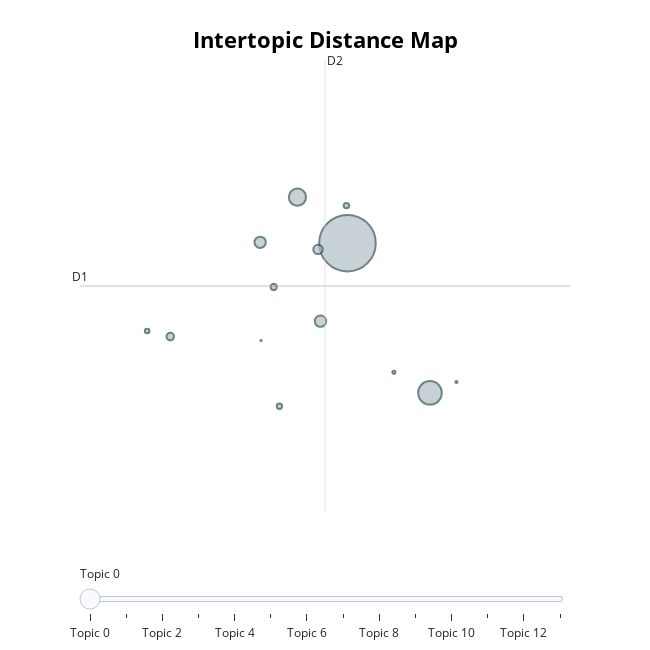
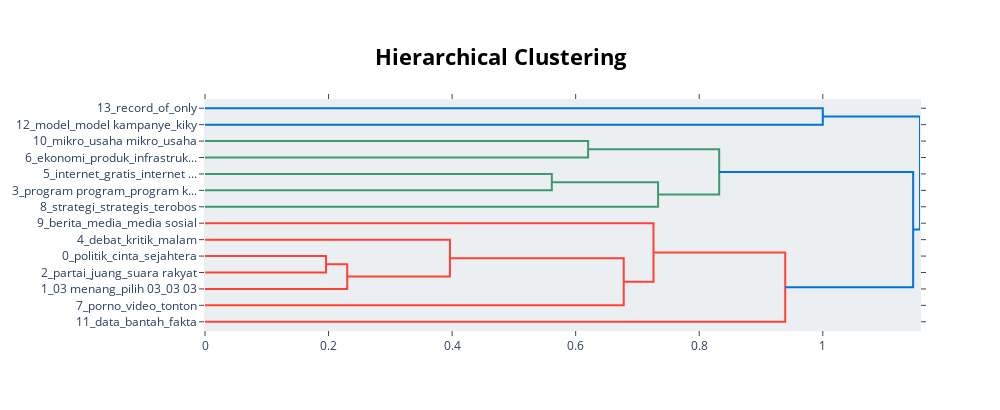
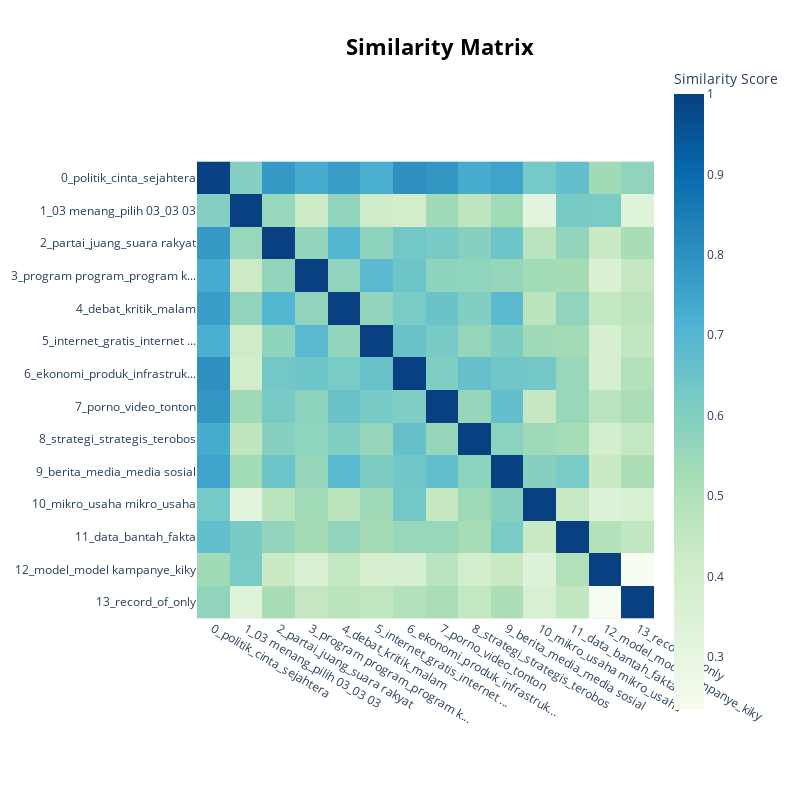

The notebook cell these images were saved under, in order:
### Code cell
# Get the improved topic information
topic_info = topic_model.get_topic_info()
print("\nImproved Topic Information:")
print(topic_info.head(10))

# Print topics with their new labels
print("\nCampaign Themes for Ganjar-Mahfud:")
for index, row in topic_info.iterrows():
    if row["Topic"] != -1:  # Skip outlier topic
        topic_id = row["Topic"]
        words = [word[0] for word in topic_model.get_topic(topic_id)[:8]]
        print(f"Theme: {row['Name']}")
        print(f"Keywords: {', '.join(words)}")
        print(f"Document count: {row['Count']}")
        print("-" * 50)

# Create a topic distribution visualization
plt.figure(figsize=(12, 6))
topic_counts = topic_info[topic_info["Topic"] != -1]["Count"]
topic_names = [label for topic, label in topic_labels.items() if topic != -1][:len(topic_counts)]

# Plot with better color scheme
bars = plt.bar(topic_names, topic_counts, color=plt.cm.viridis(np.linspace(0, 1, len(topic_counts))))

# Add count labels on top of bars
for bar in bars:
    height = bar.get_height()
    plt.text(bar.get_x() + bar.get_width()/2., height + 0.5,
            f'{int(height)}', ha='center', va='bottom', fontweight='bold')

plt.xticks(rotation=45, ha="right")
plt.title("Distribution of Campaign Themes in Ganjar-Mahfud Tweets", fontsize=14, fontweight='bold')
plt.xlabel("Campaign Themes", fontsize=12)
plt.ylabel("Number of Tweets", fontsize=12)
plt.tight_layout()
plt.grid(axis='y', linestyle='--', alpha=0.7)
plt.show()

# Display interactive visualizations
intertopic_map = topic_model.visualize_topics()
display(intertopic_map)

# Create hierarchical clustering visualization
hierarchy = topic_model.visualize_hierarchy()
display(hierarchy)

# Create heatmap of topic similarities
heatmap = topic_model.visualize_heatmap()
display(heatmap)

# Create word clouds for top 3 topics
plt.figure(figsize=(15, 10))
for i, topic_id in enumerate(topic_info[topic_info['Topic'] != -1]['Topic'][:3]):
    plt.subplot(1, 3, i+1)
    
    # Get topic words and weights
    words = dict(topic_model.get_topic(topic_id)[:15])
    
    # Create and display wordcloud
    wordcloud = WordCloud(width=400, height=400, background_color='white', 
                          colormap='viridis', max_words=50).generate_from_frequencies(words)
    
    plt.imshow(wordcloud, interpolation='bilinear')
    plt.title(f"Topic: {topic_labels[topic_id]}", fontsize=12)
    plt.axis('off')

plt.tight_layout()
plt.show()

### Figure 1 — Plotly figure (JSON) as saved in the notebook; plotly's stock layout.template omitted (floating-point values rounded to 4 significant figures)
{"data": [{"customdata": [[0, "politik | cinta | sejahtera | wakil presiden | harap", 18250], [1, "03 menang | pilih 03 | 03 03 | menang 03 | kubu 03", 3159], [2, "partai | juang | suara rakyat | dengar suara | surat suara", 1685], [3, "program program | program kerja | program unggul | lanjut program | realisasi", 741], [4, "debat | kritik | malam | calon wakil presiden | calon wakil", 728], [5, "internet | gratis | internet gratis | digital | akses", 498], [6, "ekonomi | produk | infrastruktur | lokal | tumbuh ekonomi", 322], [7, "porno | video | tonton | viral | film", 224], [8, "strategi | strategis | terobos | proyek | posisi", 171], [9, "berita | media | media sosial | sosial | propaganda", 160], [10, "mikro | usaha mikro | usaha | dukung usaha | laku usaha", 121], [11, "data | bantah | fakta | valid | rahasia", 53], [12, "model | model kampanye | kiky | muka | kayak bikin", 26], [13, "record | of | only | of the | tidur", 11]], "hovertemplate": "<b>Topic %{customdata[0]}</b><br>%{customdata[1]}<br>Size: %{customdata[2]}", "legendgroup": "", "marker": {"color": "#B0BEC5", "line": {"color": "DarkSlateGrey", "width": 2}, "size": [18250, 3159, 1685, 741, 728, 498, 322, 224, 171, 160, 121, 53, 26, 11], "sizemode": "area", "sizeref": 11.41, "symbol": "circle"}, "mode": "markers", "name": "", "orientation": "v", "showlegend": false, "type": "scatter", "x": [9.348, 10.54, 8.626, 8.958, 8.088, 8.923, 6.791, 8.283, 9.333, 8.366, 6.458, 10.02, 10.92, 8.101], "xaxis": "x", "y": [10.15, 8.397, 10.68, 9.234, 10.16, 10.07, 9.054, 9.634, 10.58, 8.24, 9.119, 8.636, 8.523, 9.007], "yaxis": "y"}], "layout": {"annotations": [{"showarrow": false, "text": "D1", "x": 5.489, "y": 9.645, "yshift": 10}, {"showarrow": false, "text": "D2", "x": 9.024, "xshift": 10, "y": 12.29}], "height": 650, "hoverlabel": {"bgcolor": "white", "font": {"family": "Rockwell", "size": 16}}, "legend": {"itemsizing": "constant", "tracegroupgap": 0}, "margin": {"t": 60}, "shapes": [{"line": {"color": "#CFD8DC", "width": 2}, "type": "line", "x0": 9.024, "x1": 9.024, "y0": 7.004, "y1": 12.29}, {"line": {"color": "#9E9E9E", "width": 2}, "type": "line", "x0": 5.489, "x1": 12.56, "y0": 9.645, "y1": 9.645}], "sliders": [{"active": 0, "pad": {"t": 50}, "steps": [{"args": [{"marker.color": [["red", "#B0BEC5", "#B0BEC5", "#B0BEC5", "#B0BEC5", "#B0BEC5", "#B0BEC5", "#B0BEC5", "#B0BEC5", "#B0BEC5", "#B0BEC5", "#B0BEC5", "#B0BEC5", "#B0BEC5"]]}], "label": "Topic 0", "method": "update"}, {"args": [{"marker.color": [["#B0BEC5", "red", "#B0BEC5", "#B0BEC5", "#B0BEC5", "#B0BEC5", "#B0BEC5", "#B0BEC5", "#B0BEC5", "#B0BEC5", "#B0BEC5", "#B0BEC5", "#B0BEC5", "#B0BEC5"]]}], "label": "Topic 1", "method": "update"}, {"args": [{"marker.color": [["#B0BEC5", "#B0BEC5", "red", "#B0BEC5", "#B0BEC5", "#B0BEC5", "#B0BEC5", "#B0BEC5", "#B0BEC5", "#B0BEC5", "#B0BEC5", "#B0BEC5", "#B0BEC5", "#B0BEC5"]]}], "label": "Topic 2", "method": "update"}, {"args": [{"marker.color": [["#B0BEC5", "#B0BEC5", "#B0BEC5", "red", "#B0BEC5", "#B0BEC5", "#B0BEC5", "#B0BEC5", "#B0BEC5", "#B0BEC5", "#B0BEC5", "#B0BEC5", "#B0BEC5", "#B0BEC5"]]}], "label": "Topic 3", "method": "update"}, {"args": [{"marker.color": [["#B0BEC5", "#B0BEC5", "#B0BEC5", "#B0BEC5", "red", "#B0BEC5", "#B0BEC5", "#B0BEC5", "#B0BEC5", "#B0BEC5", "#B0BEC5", "#B0BEC5", "#B0BEC5", "#B0BEC5"]]}], "label": "Topic 4", "method": "update"}, {"args": [{"marker.color": [["#B0BEC5", "#B0BEC5", "#B0BEC5", "#B0BEC5", "#B0BEC5", "red", "#B0BEC5", "#B0BEC5", "#B0BEC5", "#B0BEC5", "#B0BEC5", "#B0BEC5", "#B0BEC5", "#B0BEC5"]]}], "label": "Topic 5", "method": "update"}, {"args": [{"marker.color": [["#B0BEC5", "#B0BEC5", "#B0BEC5", "#B0BEC5", "#B0BEC5", "#B0BEC5", "red", "#B0BEC5", "#B0BEC5", "#B0BEC5", "#B0BEC5", "#B0BEC5", "#B0BEC5", "#B0BEC5"]]}], "label": "Topic 6", "method": "update"}, {"args": [{"marker.color": [["#B0BEC5", "#B0BEC5", "#B0BEC5", "#B0BEC5", "#B0BEC5", "#B0BEC5", "#B0BEC5", "red", "#B0BEC5", "#B0BEC5", "#B0BEC5", "#B0BEC5", "#B0BEC5", "#B0BEC5"]]}], "label": "Topic 7", "method": "update"}, {"args": [{"marker.color": [["#B0BEC5", "#B0BEC5", "#B0BEC5", "#B0BEC5", "#B0BEC5", "#B0BEC5", "#B0BEC5", "#B0BEC5", "red", "#B0BEC5", "#B0BEC5", "#B0BEC5", "#B0BEC5", "#B0BEC5"]]}], "label": "Topic 8", "method": "update"}, {"args": [{"marker.color": [["#B0BEC5", "#B0BEC5", "#B0BEC5", "#B0BEC5", "#B0BEC5", "#B0BEC5", "#B0BEC5", "#B0BEC5", "#B0BEC5", "red", "#B0BEC5", "#B0BEC5", "#B0BEC5", "#B0BEC5"]]}], "label": "Topic 9", "method": "update"}, {"args": [{"marker.color": [["#B0BEC5", "#B0BEC5", "#B0BEC5", "#B0BEC5", "#B0BEC5", "#B0BEC5", "#B0BEC5", "#B0BEC5", "#B0BEC5", "#B0BEC5", "red", "#B0BEC5", "#B0BEC5", "#B0BEC5"]]}], "label": "Topic 10", "method": "update"}, {"args": [{"marker.color": [["#B0BEC5", "#B0BEC5", "#B0BEC5", "#B0BEC5", "#B0BEC5", "#B0BEC5", "#B0BEC5", "#B0BEC5", "#B0BEC5", "#B0BEC5", "#B0BEC5", "red", "#B0BEC5", "#B0BEC5"]]}], "label": "Topic 11", "method": "update"}, {"args": [{"marker.color": [["#B0BEC5", "#B0BEC5", "#B0BEC5", "#B0BEC5", "#B0BEC5", "#B0BEC5", "#B0BEC5", "#B0BEC5", "#B0BEC5", "#B0BEC5", "#B0BEC5", "#B0BEC5", "red", "#B0BEC5"]]}], "label": "Topic 12", "method": "update"}, {"args": [{"marker.color": [["#B0BEC5", "#B0BEC5", "#B0BEC5", "#B0BEC5", "#B0BEC5", "#B0BEC5", "#B0BEC5", "#B0BEC5", "#B0BEC5", "#B0BEC5", "#B0BEC5", "#B0BEC5", "#B0BEC5", "red"]]}], "label": "Topic 13", "method": "update"}]}], "title": {"font": {"color": "Black", "size": 22}, "text": "<b>Intertopic Distance Map</b>", "x": 0.5, "xanchor": "center", "y": 0.95, "yanchor": "top"}, "width": 650, "xaxis": {"anchor": "y", "domain": [0, 1], "range": [5.489, 12.56], "title": {"text": ""}, "visible": false}, "yaxis": {"anchor": "x", "domain": [0, 1], "range": [7.004, 12.29], "title": {"text": ""}, "visible": false}}}

### Figure 2 — Plotly figure (JSON) as saved in the notebook; plotly's stock layout.template omitted (floating-point values rounded to 4 significant figures)
{"data": [{"hoverinfo": "text", "marker": {"color": "rgb(0,116,217)"}, "mode": "lines", "type": "scatter", "x": [0.0, 1.0, 1.0, 0.0], "xaxis": "x", "y": [-5.0, -5.0, -15.0, -15.0], "yaxis": "y"}, {"hoverinfo": "text", "marker": {"color": "rgb(61,153,112)"}, "mode": "lines", "type": "scatter", "x": [0.0, 0.6201, 0.6201, 0.0], "xaxis": "x", "y": [-25.0, -25.0, -35.0, -35.0], "yaxis": "y"}, {"hoverinfo": "text", "marker": {"color": "rgb(61,153,112)"}, "mode": "lines", "type": "scatter", "x": [0.0, 0.5614, 0.5614, 0.0], "xaxis": "x", "y": [-45.0, -45.0, -55.0, -55.0], "yaxis": "y"}, {"hoverinfo": "text", "marker": {"color": "rgb(61,153,112)"}, "mode": "lines", "type": "scatter", "x": [0.5614, 0.7334, 0.7334, 0.0], "xaxis": "x", "y": [-50.0, -50.0, -65.0, -65.0], "yaxis": "y"}, {"hoverinfo": "text", "marker": {"color": "rgb(61,153,112)"}, "mode": "lines", "type": "scatter", "x": [0.6201, 0.8323, 0.8323, 0.7334], "xaxis": "x", "y": [-30.0, -30.0, -57.5, -57.5], "yaxis": "y"}, {"hoverinfo": "text", "marker": {"color": "rgb(255,65,54)"}, "mode": "lines", "type": "scatter", "x": [0.0, 0.1959, 0.1959, 0.0], "xaxis": "x", "y": [-95.0, -95.0, -105.0, -105.0], "yaxis": "y"}, {"hoverinfo": "text", "marker": {"color": "rgb(255,65,54)"}, "mode": "lines", "type": "scatter", "x": [0.1959, 0.2302, 0.2302, 0.0], "xaxis": "x", "y": [-100.0, -100.0, -115.0, -115.0], "yaxis": "y"}, {"hoverinfo": "text", "marker": {"color": "rgb(255,65,54)"}, "mode": "lines", "type": "scatter", "x": [0.0, 0.3965, 0.3965, 0.2302], "xaxis": "x", "y": [-85.0, -85.0, -107.5, -107.5], "yaxis": "y"}, {"hoverinfo": "text", "marker": {"color": "rgb(255,65,54)"}, "mode": "lines", "type": "scatter", "x": [0.3965, 0.6778, 0.6778, 0.0], "xaxis": "x", "y": [-96.25, -96.25, -125.0, -125.0], "yaxis": "y"}, {"hoverinfo": "text", "marker": {"color": "rgb(255,65,54)"}, "mode": "lines", "type": "scatter", "x": [0.0, 0.726, 0.726, 0.6778], "xaxis": "x", "y": [-75.0, -75.0, -110.6, -110.6], "yaxis": "y"}, {"hoverinfo": "text", "marker": {"color": "rgb(255,65,54)"}, "mode": "lines", "type": "scatter", "x": [0.726, 0.9392, 0.9392, 0.0], "xaxis": "x", "y": [-92.81, -92.81, -135.0, -135.0], "yaxis": "y"}, {"hoverinfo": "text", "marker": {"color": "rgb(0,116,217)"}, "mode": "lines", "type": "scatter", "x": [0.8323, 1.146, 1.146, 0.9392], "xaxis": "x", "y": [-43.75, -43.75, -113.9, -113.9], "yaxis": "y"}, {"hoverinfo": "text", "marker": {"color": "rgb(0,116,217)"}, "mode": "lines", "type": "scatter", "x": [1.0, 1.157, 1.157, 1.146], "xaxis": "x", "y": [-10.0, -10.0, -78.83, -78.83], "yaxis": "y"}], "layout": {"autosize": false, "height": 410, "hoverlabel": {"bgcolor": "white", "font": {"family": "Rockwell", "size": 16}}, "hovermode": "closest", "plot_bgcolor": "#ECEFF1", "showlegend": false, "title": {"font": {"color": "Black", "size": 22}, "text": "<b>Hierarchical Clustering</b>", "x": 0.5, "xanchor": "center", "yanchor": "top"}, "width": 1000, "xaxis": {"mirror": "allticks", "rangemode": "tozero", "showgrid": false, "showline": true, "showticklabels": true, "ticks": "outside", "type": "linear", "zeroline": false}, "yaxis": {"mirror": "allticks", "range": [-140, 0], "rangemode": "tozero", "showgrid": false, "showline": true, "showticklabels": true, "tickmode": "array", "ticks": "outside", "ticktext": ["13_record_of_only", "12_model_model kampanye_kiky", "10_mikro_usaha mikro_usaha", "6_ekonomi_produk_infrastruk...", "5_internet_gratis_internet ...", "3_program program_program k...", "8_strategi_strategis_terobos", "9_berita_media_media sosial", "4_debat_kritik_malam", "0_politik_cinta_sejahtera", "2_partai_juang_suara rakyat", "1_03 menang_pilih 03_03 03", "7_porno_video_tonton", "11_data_bantah_fakta"], "tickvals": [-5, -15, -25, -35, -45, -55, -65, -75, -85, -95, -105, -115, -125, -135], "type": "linear", "zeroline": false}}}

### Figure 3 — Plotly figure (JSON) as saved in the notebook; plotly's stock layout.template omitted (floating-point values rounded to 4 significant figures; data arrays with more than 128 entries replaced by an {"elided": "..."} marker saying what was removed)
{"data": [{"coloraxis": "coloraxis", "hovertemplate": "x: %{x}<br>y: %{y}<br>Similarity Score: %{z}<extra></extra>", "name": "0", "type": "heatmap", "x": ["0_politik_cinta_sejahtera", "1_03 menang_pilih 03_03 03", "2_partai_juang_suara rakyat", "3_program program_program k...", "4_debat_kritik_malam", "5_internet_gratis_internet ...", "6_ekonomi_produk_infrastruk...", "7_porno_video_tonton", "8_strategi_strategis_terobos", "9_berita_media_media sosial", "10_mikro_usaha mikro_usaha", "11_data_bantah_fakta", "12_model_model kampanye_kiky", "13_record_of_only"], "xaxis": "x", "y": ["0_politik_cinta_sejahtera", "1_03 menang_pilih 03_03 03", "2_partai_juang_suara rakyat", "3_program program_program k...", "4_debat_kritik_malam", "5_internet_gratis_internet ...", "6_ekonomi_produk_infrastruk...", "7_porno_video_tonton", "8_strategi_strategis_terobos", "9_berita_media_media sosial", "10_mikro_usaha mikro_usaha", "11_data_bantah_fakta", "12_model_model kampanye_kiky", "13_record_of_only"], "yaxis": "y", "z": {"elided": "14x14 float values"}}], "layout": {"coloraxis": {"colorbar": {"title": {"text": "Similarity Score"}}, "colorscale": [[0, "rgb(247,252,240)"], [0.125, "rgb(224,243,219)"], [0.25, "rgb(204,235,197)"], [0.375, "rgb(168,221,181)"], [0.5, "rgb(123,204,196)"], [0.625, "rgb(78,179,211)"], [0.75, "rgb(43,140,190)"], [0.875, "rgb(8,104,172)"], [1, "rgb(8,64,129)"]]}, "height": 800, "hoverlabel": {"bgcolor": "white", "font": {"family": "Rockwell", "size": 16}}, "legend": {"title": {"text": "Trend"}}, "margin": {"t": 60}, "showlegend": true, "title": {"font": {"color": "Black", "size": 22}, "text": "<b>Similarity Matrix</b>", "x": 0.55, "xanchor": "center", "y": 0.95, "yanchor": "top"}, "width": 800, "xaxis": {"anchor": "y", "constrain": "domain", "domain": [0, 1], "scaleanchor": "y"}, "yaxis": {"anchor": "x", "autorange": "reversed", "constrain": "domain", "domain": [0, 1]}}}
